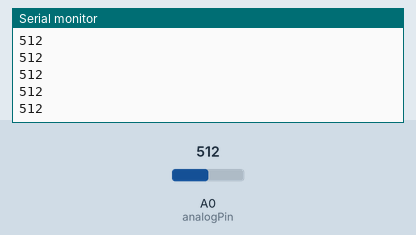
A sketch run on a simulated Arduino Uno, built with avr-gcc and run on an emulated ATmega328P. Shown: the last lines printed to the serial monitor. Inputs (shaded band) come from the test bench; at power-on: A0 (analogPin) = 512.

Above: at 1.2 s.
1.3 s: A0 (analogPin) set to 716
At 2.0 s:
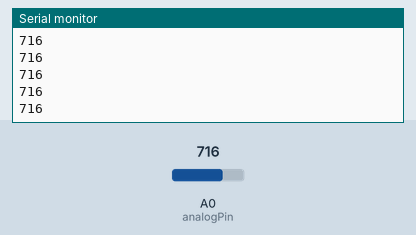
2.8 s: A0 (analogPin) set to 900
At 3.4 s:
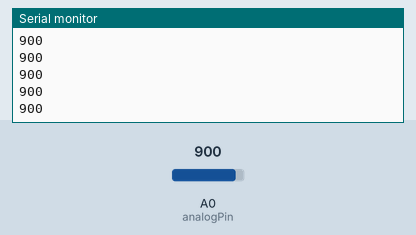
Timing chart, 0 to 5.8 s (numbered marks = the images above; inputs shaded):
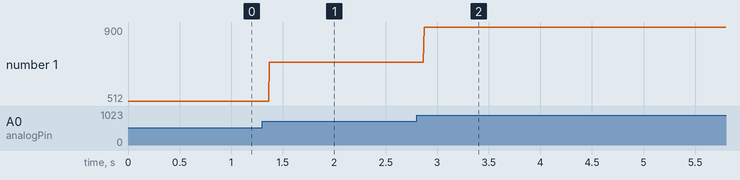

Measured:
- after the input at 1.3 s, the serial monitor: prints a new line after 0.07 s (image 1)
- after the input at 2.8 s, the serial monitor: prints a new line after 0.07 s (image 2)
- plotted number 1: 512 → 716 after the input at 1.3 s, 716 → 900 after the input at 2.8 s

The sketch:

voltimetro.ino
```cpp
int analogPin = A0;
int V1;

void setup(){
  pinMode(analogPin, INPUT);
  Serial.begin(9600);
}

void loop()
{
 V1 = analogRead(analogPin);
  Serial.println(V1);
}
```
